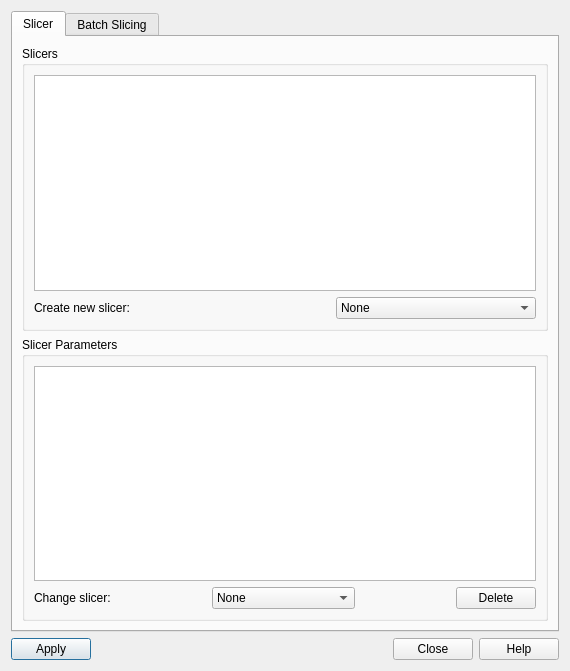
<?xml version="1.0" encoding="UTF-8"?>
<ui version="4.0">
 <class>SlicerParametersUI</class>
 <widget class="QDialog" name="SlicerParametersUI">
  <property name="geometry">
   <rect>
    <x>0</x>
    <y>0</y>
    <width>570</width>
    <height>671</height>
   </rect>
  </property>
  <property name="sizePolicy">
   <sizepolicy hsizetype="MinimumExpanding" vsizetype="MinimumExpanding">
    <horstretch>0</horstretch>
    <verstretch>0</verstretch>
   </sizepolicy>
  </property>
  <property name="windowTitle">
   <string>Slicer Parameters</string>
  </property>
  <property name="windowIcon">
   <iconset>
    <normaloff>:/res/ball.ico</normaloff>:/res/ball.ico</iconset>
  </property>
  <layout class="QGridLayout" name="gridLayout_5">
   <item row="1" column="0">
    <layout class="QHBoxLayout" name="horizontalLayout">
     <item>
      <widget class="QPushButton" name="cmdApply">
       <property name="toolTip">
        <string>Apply Slicer to Selected Plots</string>
       </property>
       <property name="text">
        <string>Apply</string>
       </property>
      </widget>
     </item>
     <item>
      <spacer name="horizontalSpacer">
       <property name="orientation">
        <enum>Qt::Horizontal</enum>
       </property>
       <property name="sizeHint" stdset="0">
        <size>
         <width>40</width>
         <height>20</height>
        </size>
       </property>
      </spacer>
     </item>
     <item>
      <widget class="QPushButton" name="cmdClose">
       <property name="toolTip">
        <string>Close the dialog</string>
       </property>
       <property name="text">
        <string>Close</string>
       </property>
      </widget>
     </item>
     <item>
      <widget class="QPushButton" name="cmdHelp">
       <property name="text">
        <string>Help</string>
       </property>
      </widget>
     </item>
    </layout>
   </item>
   <item row="0" column="0">
    <widget class="QTabWidget" name="tabWidget">
     <property name="currentIndex">
      <number>0</number>
     </property>
     <widget class="QWidget" name="tab">
      <attribute name="title">
       <string>Slicer</string>
      </attribute>
      <layout class="QGridLayout" name="gridLayout_2">
       <item row="1" column="0">
        <widget class="QGroupBox" name="groupBox">
         <property name="sizePolicy">
          <sizepolicy hsizetype="Preferred" vsizetype="MinimumExpanding">
           <horstretch>0</horstretch>
           <verstretch>0</verstretch>
          </sizepolicy>
         </property>
         <property name="title">
          <string>Slicer Parameters </string>
         </property>
         <layout class="QGridLayout" name="gridLayout">
          <item row="2" column="0">
           <widget class="QTableView" name="lstParams">
            <property name="sizePolicy">
             <sizepolicy hsizetype="MinimumExpanding" vsizetype="MinimumExpanding">
              <horstretch>0</horstretch>
              <verstretch>0</verstretch>
             </sizepolicy>
            </property>
           </widget>
          </item>
          <item row="3" column="0">
           <layout class="QHBoxLayout" name="horizontalLayout_2">
            <item>
             <widget class="QLabel" name="label">
              <property name="text">
               <string>Change slicer:</string>
              </property>
             </widget>
            </item>
            <item>
             <spacer name="horizontalSpacer_2">
              <property name="orientation">
               <enum>Qt::Horizontal</enum>
              </property>
              <property name="sizeHint" stdset="0">
               <size>
                <width>40</width>
                <height>20</height>
               </size>
              </property>
             </spacer>
            </item>
            <item>
             <widget class="QComboBox" name="cbSlicer">
              <property name="sizePolicy">
               <sizepolicy hsizetype="MinimumExpanding" vsizetype="Fixed">
                <horstretch>0</horstretch>
                <verstretch>0</verstretch>
               </sizepolicy>
              </property>
              <item>
               <property name="text">
                <string>None</string>
               </property>
              </item>
              <item>
               <property name="text">
                <string>Sector Interactor</string>
               </property>
              </item>
              <item>
               <property name="text">
                <string>Annulus Interactor</string>
               </property>
              </item>
              <item>
               <property name="text">
                <string>Box Interactor X</string>
               </property>
              </item>
              <item>
               <property name="text">
                <string>Box Interactor Y</string>
               </property>
              </item>
              <item>
               <property name="text">
                <string>Wedge Interactor Q</string>
               </property>
              </item>
              <item>
               <property name="text">
                <string>Wedge Interactor Phi</string>
               </property>
              </item>
             </widget>
            </item>
            <item>
             <spacer name="horizontalSpacer_3">
              <property name="orientation">
               <enum>Qt::Horizontal</enum>
              </property>
              <property name="sizeHint" stdset="0">
               <size>
                <width>40</width>
                <height>20</height>
               </size>
              </property>
             </spacer>
            </item>
            <item>
             <widget class="QPushButton" name="cmdDelete">
              <property name="text">
               <string>Delete</string>
              </property>
             </widget>
            </item>
           </layout>
          </item>
         </layout>
        </widget>
       </item>
       <item row="0" column="0">
        <widget class="QGroupBox" name="groupBox_3">
         <property name="sizePolicy">
          <sizepolicy hsizetype="Preferred" vsizetype="MinimumExpanding">
           <horstretch>0</horstretch>
           <verstretch>0</verstretch>
          </sizepolicy>
         </property>
         <property name="title">
          <string>Slicers</string>
         </property>
         <layout class="QVBoxLayout" name="verticalLayout_slicers">
          <item>
           <widget class="QListWidget" name="lstSlicers">
            <property name="sizePolicy">
             <sizepolicy hsizetype="MinimumExpanding" vsizetype="Expanding">
              <horstretch>0</horstretch>
              <verstretch>0</verstretch>
             </sizepolicy>
            </property>
           </widget>
          </item>
          <item>
           <layout class="QHBoxLayout" name="horizontalLayout_2">
            <item>
             <widget class="QLabel" name="label">
              <property name="text">
               <string>Create new slicer:</string>
              </property>
             </widget>
            </item>
            <item>
             <spacer name="horizontalSpacer_2">
              <property name="orientation">
               <enum>Qt::Horizontal</enum>
              </property>
              <property name="sizeHint" stdset="0">
               <size>
                <width>40</width>
                <height>20</height>
               </size>
              </property>
             </spacer>
            </item>
            <item>
             <widget class="QComboBox" name="cbSlicer">
              <property name="sizePolicy">
               <sizepolicy hsizetype="MinimumExpanding" vsizetype="Fixed">
                <horstretch>0</horstretch>
                <verstretch>0</verstretch>
               </sizepolicy>
              </property>
              <item>
               <property name="text">
                <string>None</string>
               </property>
              </item>
              <item>
               <property name="text">
                <string>Sector Interactor</string>
               </property>
              </item>
              <item>
               <property name="text">
                <string>Annulus Interactor</string>
               </property>
              </item>
              <item>
               <property name="text">
                <string>Box Interactor X</string>
               </property>
              </item>
              <item>
               <property name="text">
                <string>Box Interactor Y</string>
               </property>
              </item>
              <item>
               <property name="text">
                <string>Wedge Interactor Q</string>
               </property>
              </item>
              <item>
               <property name="text">
                <string>Wedge Interactor Phi</string>
               </property>
              </item>
             </widget>
            </item>
           </layout>
          </item>
         </layout>
        </widget>
       </item>
      </layout>
     </widget>
     <widget class="QWidget" name="tab_2">
      <attribute name="title">
       <string>Batch Slicing</string>
      </attribute>
      <layout class="QGridLayout" name="gridLayout_4">
       <item row="0" column="0">
        <widget class="QGroupBox" name="groupBox_2">
         <property name="sizePolicy">
          <sizepolicy hsizetype="Preferred" vsizetype="MinimumExpanding">
           <horstretch>0</horstretch>
           <verstretch>0</verstretch>
          </sizepolicy>
         </property>
         <property name="title">
          <string>Batch Slicing Options </string>
         </property>
         <layout class="QGridLayout" name="gridLayout_6">
          <item row="0" column="0">
           <widget class="QListWidget" name="lstPlots">
            <property name="sizePolicy">
             <sizepolicy hsizetype="Expanding" vsizetype="MinimumExpanding">
              <horstretch>0</horstretch>
              <verstretch>0</verstretch>
             </sizepolicy>
            </property>
            <property name="editTriggers">
             <set>QAbstractItemView::NoEditTriggers</set>
            </property>
            <property name="selectionMode">
             <enum>QAbstractItemView::ExtendedSelection</enum>
            </property>
            <property name="selectionBehavior">
             <enum>QAbstractItemView::SelectRows</enum>
            </property>
           </widget>
          </item>
          <item row="1" column="0">
           <widget class="QCheckBox" name="cbSave1DPlots">
            <property name="text">
             <string>Auto save generated 1D plots</string>
            </property>
           </widget>
          </item>
          <item row="2" column="0">
           <layout class="QGridLayout" name="gridLayout_3">
            <item row="0" column="0">
             <layout class="QHBoxLayout" name="horizontalLayout_3">
              <item>
               <widget class="QLabel" name="label_2">
                <property name="text">
                 <string>Files saved in:</string>
                </property>
               </widget>
              </item>
              <item>
               <widget class="QLineEdit" name="txtLocation">
                <property name="toolTip">
                 <string>&lt;html&gt;&lt;head/&gt;&lt;body&gt;&lt;p&gt;&lt;br/&gt;&lt;/p&gt;&lt;/body&gt;&lt;/html&gt;</string>
                </property>
               </widget>
              </item>
              <item>
               <widget class="QPushButton" name="cmdFiles">
                <property name="sizePolicy">
                 <sizepolicy hsizetype="Fixed" vsizetype="Fixed">
                  <horstretch>0</horstretch>
                  <verstretch>0</verstretch>
                 </sizepolicy>
                </property>
                <property name="maximumSize">
                 <size>
                  <width>20</width>
                  <height>21</height>
                 </size>
                </property>
                <property name="text">
                 <string>...</string>
                </property>
               </widget>
              </item>
              <item>
               <widget class="QLabel" name="label_4">
                <property name="text">
                 <string>as </string>
                </property>
               </widget>
              </item>
              <item>
               <widget class="QComboBox" name="cbSaveExt">
                <item>
                 <property name="text">
                  <string>.txt</string>
                 </property>
                </item>
                <item>
                 <property name="text">
                  <string>.xml</string>
                 </property>
                </item>
                <item>
                 <property name="text">
                  <string>.h5</string>
                 </property>
                </item>
               </widget>
              </item>
             </layout>
            </item>
            <item row="1" column="0">
             <layout class="QHBoxLayout" name="horizontalLayout_5">
              <item>
               <widget class="QLabel" name="lblExtension">
                <property name="text">
                 <string>Append text:</string>
                </property>
               </widget>
              </item>
              <item>
               <widget class="QLineEdit" name="txtExtension">
                <property name="toolTip">
                 <string>&lt;html&gt;&lt;head/&gt;&lt;body&gt;&lt;p&gt;Files will be saved as &amp;lt;SlicerType&amp;gt;&amp;lt;FileName&amp;gt;&amp;lt;AppendText&amp;gt;.txt&lt;/p&gt;&lt;/body&gt;&lt;/html&gt;</string>
                </property>
               </widget>
              </item>
             </layout>
            </item>
            <item row="2" column="0">
             <layout class="QHBoxLayout" name="horizontalLayout_4">
              <item>
               <widget class="QLabel" name="label_3">
                <property name="text">
                 <string>Fitting Options:</string>
                </property>
               </widget>
              </item>
              <item>
               <widget class="QComboBox" name="cbFitOptions">
                <item>
                 <property name="text">
                  <string>No fitting</string>
                 </property>
                </item>
                <item>
                 <property name="text">
                  <string>Fitting</string>
                 </property>
                </item>
                <item>
                 <property name="text">
                  <string>Batch fitting</string>
                 </property>
                </item>
                <item>
                 <property name="text">
                  <string>Inversion</string>
                 </property>
                </item>
                <item>
                 <property name="text">
                  <string>Batch inversion</string>
                 </property>
                </item>
               </widget>
              </item>
             </layout>
            </item>
           </layout>
          </item>
         </layout>
        </widget>
       </item>
      </layout>
     </widget>
    </widget>
   </item>
  </layout>
 </widget>
 <tabstops>
  <tabstop>tabWidget</tabstop>
  <tabstop>lstParams</tabstop>
  <tabstop>cbSlicer</tabstop>
  <tabstop>cmdApply</tabstop>
  <tabstop>cmdClose</tabstop>
  <tabstop>cmdHelp</tabstop>
  <tabstop>lstPlots</tabstop>
  <tabstop>cbSave1DPlots</tabstop>
  <tabstop>txtLocation</tabstop>
  <tabstop>cmdFiles</tabstop>
  <tabstop>cbSaveExt</tabstop>
  <tabstop>txtExtension</tabstop>
  <tabstop>cbFitOptions</tabstop>
 </tabstops>
 <resources/>
 <connections/>
</ui>
